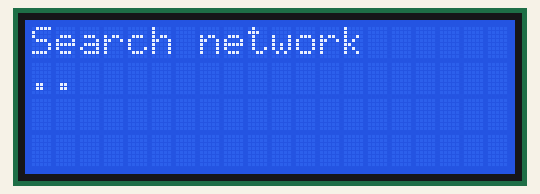
Simulated run of this sketch. Board: ESP32. On the bench: 20×4 character LCD. WiFi joins after 1.5 s; servers stay silent unless stated.

Above: at 1.1 s.
At 1.7 s:
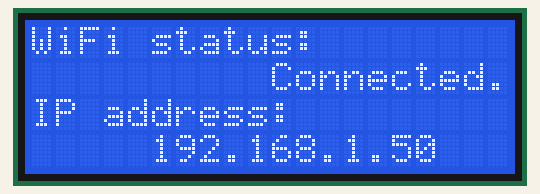
At 6.7 s:
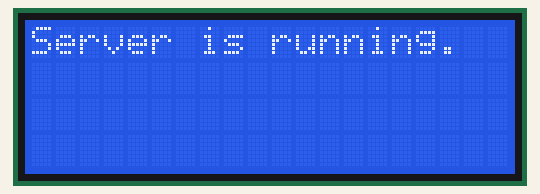

The sketch:

testserver.ino
```cpp
#include "defines.h"
#include "variables.h"
#include "Button.h"

#include <WiFi.h>
#include <WebServer.h>
#include <LiquidCrystal_I2C.h>

/*Инициализация web сервера*/
WebServer server(80);

/*Создание объекта класса для работы с дисплеем*/
LiquidCrystal_I2C LocalDisplay(DISPLAY_I2C_ADDR,COLS,ROWS);

Button KeySelect(SELECT,DEBOUNCE_TIME_FILTER,RESISTOR_TO_GND);
Button KeyRigth(RIGTH,DEBOUNCE_TIME_FILTER,RESISTOR_TO_GND);
Button KeyUp(UP,DEBOUNCE_TIME_FILTER,RESISTOR_TO_GND);
Button KeyDown(DOWN,DEBOUNCE_TIME_FILTER,RESISTOR_TO_VCC);
Button KeyLeft(LEFT,DEBOUNCE_TIME_FILTER,RESISTOR_TO_VCC);

void setup(){
  /*Только для отладки*/
  //Serial.begin(115200);
  /*Прежде всего инициализация дисплея*/
  LocalDisplay.init();
  /*Включение подсветки*/
  LocalDisplay.backlight();
  /**/
  LocalDisplay.clear();
  /**/
  LocalDisplay.setCursor(0,0);
  LocalDisplay.print(F("Search network"));
  /*Подключение к указанной wi-fi сети*/
  uint8_t i=0;
  WiFi.begin(ssid, password);
  while(WiFi.status()!=WL_CONNECTED){
    delay(500);
    LocalDisplay.setCursor(i,1);
    LocalDisplay.print(".");
    i++;
  }
  LocalDisplay.clear();
  LocalDisplay.setCursor(0,0);
  LocalDisplay.print(F("WiFi status:"));
  LocalDisplay.setCursor(10,1);
  LocalDisplay.print(F("Connected."));
  LocalDisplay.setCursor(0,2);
  LocalDisplay.print(F("IP address:"));
  LocalDisplay.setCursor(5,3);
  LocalDisplay.print(WiFi.localIP());

  /*Руты (обработчики запросов веб сервера)*/
  /*Обработчик основной страницы*/
  server.on("/", handleRoot);
  /**/
  server.onNotFound(handleNotFound);

  /*Старт веб сервера*/
  server.begin();
  /**/
  delay(5000);
  LocalDisplay.clear();
  LocalDisplay.setCursor(0,0);
  LocalDisplay.print(F("Server is running."));
}

void loop(){
  /*Обработка запросов - обязательный вызов метода handleClient()*/
  server.handleClient();

  /*Обработка нажатий кнопок
  if(KeySelect.Pressed())
    Serial.println("Нажатие кнопки SELECT");
  if(KeyRigth.Pressed())
    Serial.println("Нажатие кнопки RIGTH");
  if(KeyUp.Pressed())
    Serial.println("Нажатие кнопки UP");
  if(KeyDown.Pressed())
    Serial.println("Нажатие кнопки DOWN");
  if(KeyLeft.Pressed())
    Serial.println("Нажатие кнопки LEFT");
  */
  /*Задержка*/
  delay(5000);
}
```

Button.h
```cpp
/*Кнопка подтянута резистором 10k к GND*/
#define RESISTOR_TO_GND 0
/*Кнопка подтянута резистором 10k к VCC*/
#define RESISTOR_TO_VCC 1
/*Описываем объект класса "Кнопка"*/
#ifndef   Button_h
#define   Button_h
#include  <Arduino.h>

class Button
{
    /*Хранение состояния кнопки*/
    bool State = false;
    /*Номер пина подключения*/
    int pinButton;
    /*Время фильтрации сигнала*/
    int tFiltered;
    /*Флаг определяющий схематическое подключение кнопки*/
    bool PulledUp_to;
    /*Состояния кнопки*/
    bool ButtonCurrent  = false;
    bool ButtonPrevious = false;
    /*Подавление дребезга контакта*/
    bool Debounce(int _Pin, bool _Last);
  public:
    /*Конструктор класса*/
    Button(uint8_t _b, uint8_t _t, boolean _p);
    /*Получаем состояние кнопки нажата/отпущена*/
    bool Pressed();
};

#endif
```

Button_Constructor.ino
```cpp
/*Конструктор класса для объекта "Кнопка"*/
Button::Button(uint8_t _b, uint8_t _t, boolean _p)
{
  pinButton = _b;
  tFiltered = _t;
  PulledUp_to = _p;
  pinMode(pinButton, INPUT);
}
```

Button_Debounce.ino
```cpp
/*Фильтрация дребезга контакта*/
bool Button::Debounce(int _Pin, bool _Last)
{
  bool current = digitalRead(_Pin);
  if(current != _Last)
  {
    delay(tFiltered);
    current = digitalRead(_Pin);
  }
  return current;
}
```

Button_Pressed.ino
```cpp
/*Проверка состояния нажата/отпущена*/
bool Button::Pressed()
{
  ButtonCurrent = Debounce(pinButton, ButtonPrevious);
  if(PulledUp_to == RESISTOR_TO_VCC)
  {
    if(ButtonPrevious == true && ButtonCurrent == false)
      State = true;
    else
      State = false;
  }
  else
  {
    if(PulledUp_to == RESISTOR_TO_GND)
    {
      if(ButtonPrevious == false && ButtonCurrent == true)
        State = true;
      else
        State = false;
    }
  }
  ButtonPrevious = ButtonCurrent;
  return State;
}
```

defines.h
```cpp
/*Определяем пины подключения кнопок*/
#define LEFT    14
#define DOWN    25
#define UP      33
#define RIGTH   34
#define SELECT  35

/*Время фильтрации дребезга, мс*/
#define DEBOUNCE_TIME_FILTER 5

/**/
#define DISPLAY_I2C_ADDR  0x27
#define COLS              20
#define ROWS              4
```

handleNotFound.ino
```cpp
void handleNotFound() {
  server.send(404, "text/html; charset=utf-8", "404: Страница не найдена.");
}
```

handleRoot.ino
```cpp
void handleRoot() {
  String html = "<!DOCTYPE html><html><head><meta name='viewport' content='width=device-width, initial-scale=1.0'>";
  html += "<style>body{font-family:Arial, sans-serif; text-align:center;}table{width:100%;}th{background-color:#f1f1f1;}th,td{padding:8px; text-align:center; border-bottom:1px solid #ddd;}tr:hover{background-color:#f1f1f1;}input[type='number']{width:50%; padding:8px; margin:8px 0;}input[type='submit']{background-color:#4CAF50; color:white; padding:14px 20px; border:none; cursor:pointer; width:60%;}</style>";
  html += "</head><body><h1>Термостат на 16 каналов</h1>";
  html += "<table><tr><th>Датчик</th><th>Температура, ºC</th><th>Уставка, ºC</th><th>Мёртвая зона регулирования, ºC</th><th>Реле</th></tr>";
  html += "</table></form></body></html>";

  server.send(200, "text/html; charset=utf-8", html);
}
```

variables.h
```cpp
/*Название wi-fi сети и пароль*/
const char* ssid = "realme C51";
const char* password = "gkkfufnvjzrmdct";
```

Measured:
- what the display in image 0 shows lasts 0.5 s, from 1.1 s to 1.6 s
- what the display in image 1 shows lasts 5.1 s, from 1.6 s to 6.7 s
